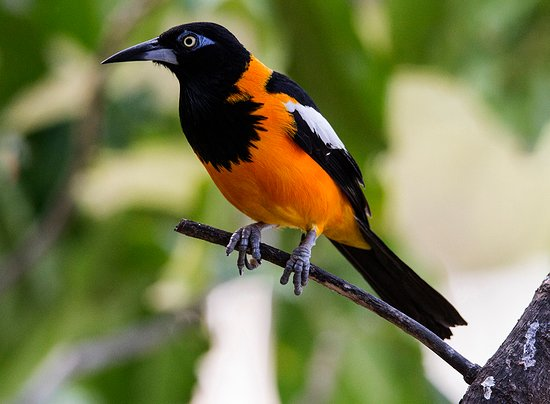
#> input picture data/images/troupial.jpg, 550 x 404 px
$ python cropping.py
#> lines starting #> are read from the running program, lines starting #| are printed output that depends on the picture
"""
_summary_

This script shows how to crop an image. We will first create a sample numpy array with random numbers and understand cropping on the command line. Next, we will import a custom image and extract
ROI (regions of interest) using cropping

"""

__maintainer__ = "Nikunj Lad"

# import relevant libraries
import cv2, argparse, sys
import numpy as np


# create an image with numbers using numpy
I = np.arange(0, 25)  # create an array with numbers from  0 to 25
I = I.reshape((5,5))    # reshape the array of numbers in a 5x5 grid to represent an image
print(f"Numpy Image \n {I}")

#  array([[ 0,  1,  2,  3,  4],
#         [ 5,  6,  7,  8,  9],
#         [10, 11, 12, 13, 14],
#         [15, 16, 17, 18, 19],
#         [20, 21, 22, 23, 24]])

# cropping 4th and 5th row along with first 2 columns
crop = I[3:5, 0:2]
print(f"Crop of 4th and 5th row and first 2 columns \n {crop} \n")

# cropping out first 3 rows along with 4 columns starting 2nd column
crop = I[0:3, 1:5]
print(f"Crop of first 3 rows along with 4 columns starting 2nd column \n {crop} \n")

# cropping out only 3rd column from the image
crop = I[:, 2]
print(f"Crop of only 3rd column in the image \n {crop} \n")

# crop parts of an image starting 3rd row and 1st column in intervals of 2. Basically we want to crop elements at specific intervals given the start row and column
crop = I[2::2, ::2]
print(f"Crop image in intervals of 2 starting 3rd row and 1st column \n {crop} \n")


# parsing command line arguments
ap = argparse.ArgumentParser()
ap.add_argument("-i", "--image", default="../../data/images/troupial.jpg", help="Input image to crop")
args = vars(ap.parse_args())

# read an image
image = cv2.imread(args["image"])
#> image is the input picture: shape (404, 550, 3); mean B, G, R 80.5, 124.3, 121.3
cv2.imshow("Original Image", image)

head = image[10:75, 86:294]
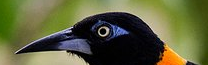
#> head: shape (65, 208, 3); mean B, G, R 60, 97.6, 94.5
cv2.imshow("Head of the bird", head)

bird = image[17:348, 85:491]
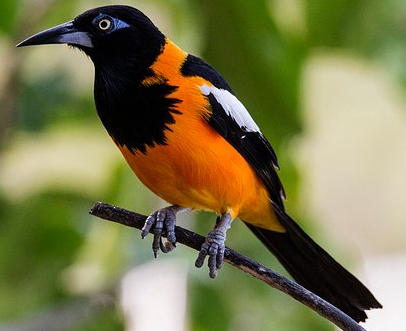
#> bird: shape (331, 406, 3); mean B, G, R 76.2, 120.5, 123.6
cv2.imshow("Only Bird", bird)

cv2.waitKey(0)
cv2.destroyAllWindows()

sys.exit(0)
#> (the program exits here)

$ run again, with data/images/andy.jpg copied over data/images/troupial.jpg
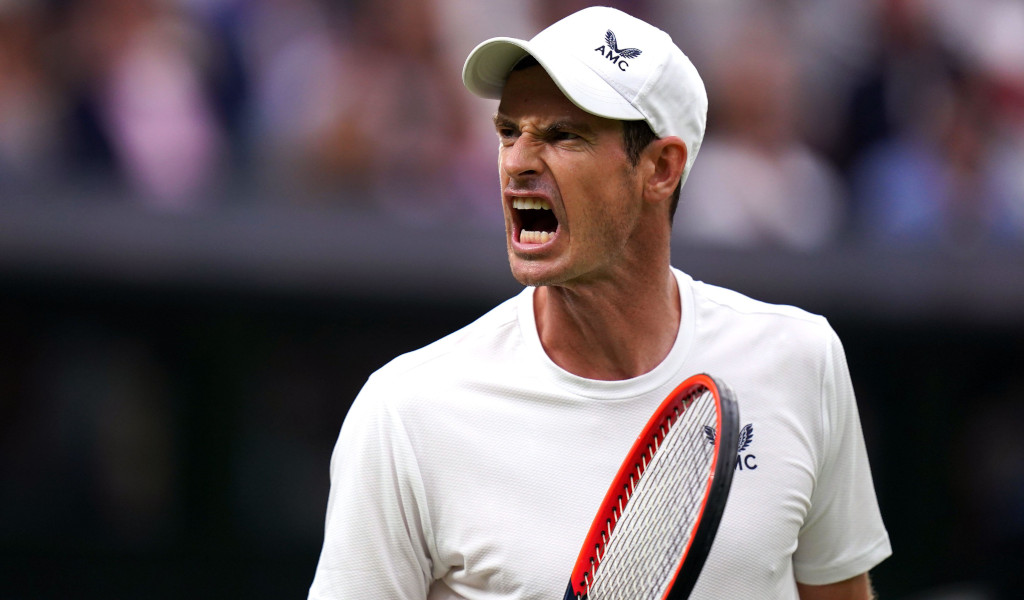
#> input picture data/images/andy.jpg, 1024 x 600 px
#> image is the input picture: shape (600, 1024, 3); mean B, G, R 98.2, 93, 103.6
#> `head = image[10:75, 86:294]`:
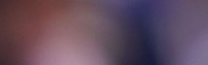
#> head: shape (65, 208, 3); mean B, G, R 93.8, 76.7, 99.3
#> `bird = image[17:348, 85:491]`:
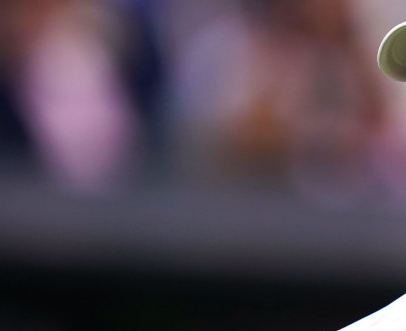
#> bird: shape (331, 406, 3); mean B, G, R 79.4, 67.2, 80.6

$ run again, with data/images/sunset.jpg copied over data/images/troupial.jpg
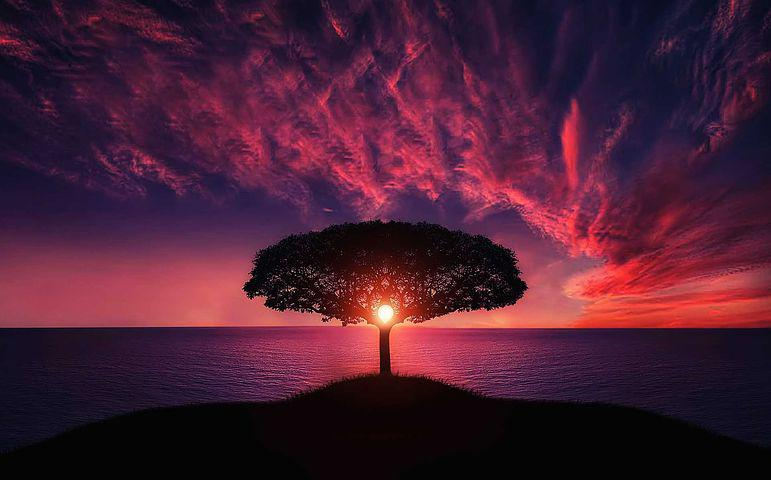
#> input picture data/images/sunset.jpg, 771 x 480 px
#> image is the input picture: shape (480, 771, 3); mean B, G, R 51.4, 30.4, 73.7
#> `head = image[10:75, 86:294]`:
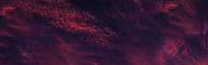
#> head: shape (65, 208, 3); mean B, G, R 49.7, 23.3, 54.9
#> `bird = image[17:348, 85:491]`:
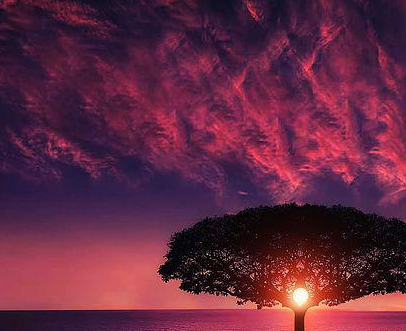
#> bird: shape (331, 406, 3); mean B, G, R 65.3, 39.9, 98.1
